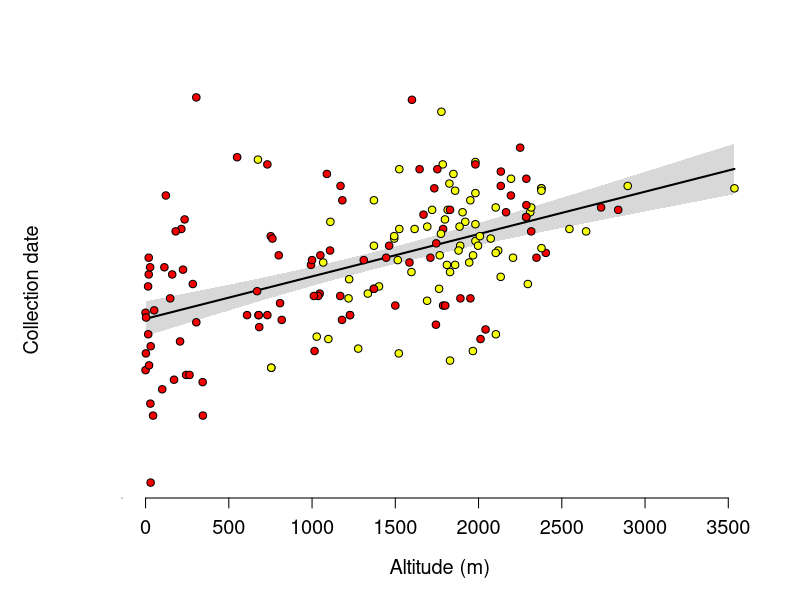

Reproduce this figure in R.
# ===== COMMENT =====

# This script will plot collection date (a proxy for flowering time) against altitude for 
# herbarium specimens of A. formosa and A. flavescens

# ===== READ DATA, INDEX =====

d <- read.csv("herbarium/data/herbarium-data.csv", stringsAsFactors = FALSE)

#obtain dates
dates <- as.Date(d$Date, format = '%Y %b %d')

# remove year info, not of direct interest
days <- as.Date(format(dates, "%b %d"), format = "%b %d")

# combine variables into data frame for each species model fitting
days.fla <- days[which(d$species.label == "flavescens")]
alt.fla <- d$altitude.corrected[which(d$species.label == "flavescens")]
fla <- cbind.data.frame(day = as.numeric(days.fla), alt = alt.fla)

days.fo <- days[which(d$species.label == "formosa")]
alt.fo <- d$altitude.corrected[which(d$species.label == "formosa")]
fo <- cbind.data.frame(day = as.numeric(days.fo), alt = alt.fo)


# ===== FIT MODEL =====

days <- as.numeric(days)
z <- lm(days ~ altitude.corrected + species.label, data = d, na.action = na.exclude)
summary(z)
anova(z) # difference between species is not significant
confint(z)

# fit model without species factor
z2 <- lm(days ~ altitude.corrected, data = d, na.action = na.exclude)
summary(z2)
anova(z2)
confint(z2)


# ===== MAKE PLOT =====

# set up plot
par(bty = "l", mar =c(5.1,6.1,4.1,2.1))

col <- as.character(d[, 3])
col[which(col == "formosa")] <- "#F50000"
col[which(col == "flavescens")] <- "#F5FF0A"

plot(days ~ d$altitude.corrected, 
     type = "n", xlab ="", ylab = "", 
     yaxt = "n", xaxt = "n", axes = F)

# add confidence band
xpts <- range(d$altitude.corrected)
yhat <- predict(z2, newdata = data.frame(altitude.corrected = xpts))

newx <- seq(min(d$altitude.corrected), max(d$altitude.corrected), length.out = 100)
preds <- predict(z2, newdata = data.frame(altitude.corrected = newx), interval = "confidence")
polygon(c(rev(newx), newx), c(rev(preds[ ,3]), preds[ ,2]), col = rgb(190/255,190/255,190/255, .6), border = NA)

# regression line
lines(yhat ~ xpts, lwd =2)

# overlay points
points(days ~ d$altitude.corrected,   pch = 21, bg = col)

# add garnishments
at <- as.numeric(as.Date(c("2018-04-01", "2018-05-01","2018-06-01",
                           "2018-07-01","2018-08-01","2018-09-01")))
labels <- c("Apr 1", "May 1", "Jun 1", "Jul 1", "Aug 1", "Sep 1")

mtext(side = 2, text = "Collection date", line = 4, cex = 1.2)
mtext(side = 1, text = "Altitude (m)", line = 3, cex = 1.2)
axis(2, at = at, labels = labels, las = 2, cex.axis = 1.1)
axis(1, las = 1, cex.axis = 1.2)


# ===== STOP